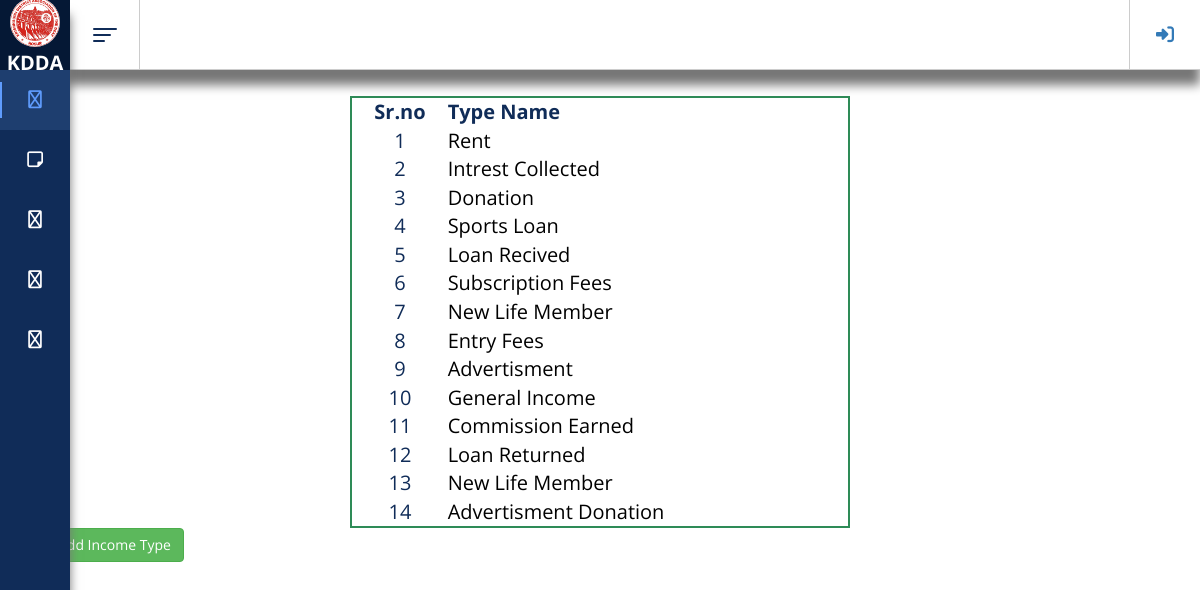
Page /income-type/ on the committed database.
### app/models.py (models this page shows)
class IncomeType(models.Model):
    typeid = models.IntegerField()
    typename = models.CharField(max_length=50,null=True,blank=True)

### app/views.py (the view)
# urls.py: path('income-type/',views.incometype,name='income-type'),
def incometype(request):
    context = {
        'incometypes':IncomeType.objects.all()
    }
    return render(request,'income-type.html',context)

### app/templates/income-type.html
{% extends 'base.html' %}
{% block content %}
<div class="container" style="margin-top:8%;">
    <div class="table-responsive">
      <table width="45%" style="margin:0 auto;border-collapse:collapse;border:2px solid seagreen;font-size:20px;padding:15px;">
        <thead>
          <tr>
              <th class="header" style="text-align: center;">Sr.no</th>
              <th class="amt">Type Name</th>
          </tr>
        </thead>
        <tbody>
          {% for incometype in incometypes %}
            <tr>
                <td scope="row" class="detail" style="text-align: center;">{{ incometype.typeid }}</td>
                <td><a href="{% url 'add-income' incomemode=incometype.typename %}" style="color: black;text-decoration:none;">{{ incometype.typename }}</a></td>
            </tr>
            {% endfor %}
        </tbody>
      </table>
    </div>
    <a href="{% url 'add-income-type' %}" class="btn btn-success">Add Income Type</a>
</div>
{% endblock %}

### app/templates/base.html (shortened to what this page needs)
{% load static %}
<!DOCTYPE html>
<html class=''>
<head>
  <link rel="stylesheet" href="https://stackpath.bootstrapcdn.com/bootstrap/4.5.2/css/bootstrap.min.css">
  <link rel='stylesheet prefetch' href='https://cdnjs.cloudflare.com/ajax/libs/normalize/5.0.0/normalize.min.css'><link rel='stylesheet prefetch' href='https://cdnjs.cloudflare.com/ajax/libs/twitter-bootstrap/3.3.7/css/bootstrap.min.css'><link rel='stylesheet prefetch' href='https://cdnjs.cloudflare.com/ajax/libs/animate.css/3.5.2/animate.min.css'>
  <link href="https://netdna.bootstrapcdn.com/bootstrap/3.0.0/css/bootstrap.min.css" rel="stylesheet" id="bootstrap-css">
  <link rel="stylesheet" href="{% static 'css/style.css' %}" type="text/css">
</head>
<body class="sidebar-is-reduced bg-white">
  <header class="l-header" style="box-shadow: 0 15px 10px#777;">
    <div class="l-header__inner clearfix">
      <div class="c-header-icon js-hamburger">
        <div class="hamburger-toggle"><span class="bar-top"></span><span class="bar-mid"></span><span class="bar-bot"></span></div>
      </div>
      <div class="header-icons-group">
        <div class="c-header-icon logout">
          {% if user.is_authenticated %}
          <a href="{% url 'logout' %}" class="nav-item nav-link">
          <i class="fa fa-sign-out" aria-hidden="true"></i></a>
          {% else %}
          <a href="{% url 'login' %}" class="nav-item nav-link">
          <i class="fa fa-sign-in" aria-hidden="true"></i></a>
        </div>
        {% endif %}
      </div>
    </div>
  </header>
  <div class="l-sidebar" style="box-shadow: 0 15px 10px #777;">
    <div class="logo">
      <div class="logo__txt " style="text-align: center;"><img src="{% static 'images/association.jpeg' %}" alt="logo" width="50" height="50" style="border-radius:50%;"><span style="font-size:20px;">KDDA</span></div>
    </div>
    <div class="l-sidebar__content">
      <nav class="c-menu js-menu">
        <ul class="u-list">
          <a href="{% url 'home' %}" style="text-decoration: none;color: white;"><li class="c-menu__item is-active" data-toggle="tooltip">
            <div class="c-menu__item__inner"><i class="fa fa-home"></i>
            </div>
          </li></a>
          <a href="{% url 'details' %}" style="text-decoration: none;color: white;"><li class="c-menu__item has-submenu" data-toggle="tooltip" title="Details">
            <div class="c-menu__item__inner"><i class="fa fa-sticky-note" aria-hidden="true"></i>
            </div>
          </li></a>
          <a href="{% url 'employee' %}" style="text-decoration: none;color: white;"><li class="c-menu__item has-submenu" data-toggle="tooltip" title="Bank">
            <div class="c-menu__item__inner"><i class="fa fa-users"></i>
            </div>
          </li></a>
          <a href="{% url 'opening' %}" style="text-decoration: none;color: white;"><li class="c-menu__item has-submenu" data-toggle="tooltip" title="Bank">
            <div class="c-menu__item__inner"><i class="fa fa-pencil"></i>
            </div>
          </li></a>
          <a href="{% url 'report' %}" style="text-decoration: none;color: white;"><li class="c-menu__item has-submenu" data-toggle="tooltip" title="Print Report">
            <div class="c-menu__item__inner"><i class="fa fa-print" aria-hidden="true"></i>
            </div>
          </li></a>
        </ul>
      </nav>
    </div>
  </div>
  {% block content %}
  {% endblock %}
</body>
</body>
</html>

### app/static/css/style.css (style rules this page uses)
html, body { height: 100%; width: 100%; }
body { margin: 0; padding: 0; font-family: "Open Sans"; font-size: 14px; font-weight: 400; overflow: hidden; background-color: #ececec; color: #102c58; }
* { -webkit-box-sizing: border-box; -moz-box-sizing: border-box; box-sizing: border-box; }
.u-list { margin: 0; padding: 0; list-style: none; }
.hamburger-toggle { position: relative; padding: 0; background: transparent; border: 1px solid transparent; cursor: pointer; order: 1; }
.hamburger-toggle [class*='bar-'] { display: block; background: #102c58; -webkit-transform: rotate(0deg); transform: rotate(0deg); -webkit-transition: .2s ease all; transition: .2s ease all; border-radius: 2px; height: 2px; width: 24px; margin-bottom: 4px; }
.hamburger-toggle [class*='bar-']:nth-child(2) { width: 18px; }
.hamburger-toggle [class*='bar-']:last-child { margin-bottom: 0; width: 12px; }
.header-icons-group { display: flex; order: 3; margin-left: auto; height: 100%; border-left: 1px solid #cccccc; }
.header-icons-group .c-header-icon:last-child { border-right: 0; }
.c-header-icon { position: relative; display: flex; float: left; width: 70px; height: 100%; align-items: center; justify-content: center; line-height: 1; cursor: pointer; border-right: 1px solid #cccccc; }
.c-header-icon i { font-size: 18px; line-height: 40px; }
.l-header { padding-left: 70px; position: fixed; top: 0; right: 0; z-index: 10; width: 100%; background: #ffffff; -webkit-transition: padding 0.5s ease-in-out; -moz-transition: padding 0.5s ease-in-out; -ms-transition: padding 0.5s ease-in-out; -o-transition: padding 0.5s ease-in-out; transition: padding 0.5s ease-in-out; }
.l-header__inner { height: 100%; width: 100%; display: flex; height: 70px; align-items: center; justify-content: stretch; border-bottom: 1px solid; border-color: #cccccc; }
.l-sidebar { width: 70px; position: absolute; z-index: 10; left: 0; top: 0; bottom: 0; background: #102c58; -webkit-transition: width 0.5s ease-in-out; -moz-transition: width 0.5s ease-in-out; -ms-transition: width 0.5s ease-in-out; -o-transition: width 0.5s ease-in-out; transition: width 0.5s ease-in-out; }
.l-sidebar .logo { width: 100%; height: 70px; display: flex; align-items: center; justify-content: center; background-color: #051835; }
.l-sidebar .logo { font-size: 26px; line-height: 1; color: #fff; text-align: center; font-weight: 700; }
.l-sidebar__content { height: 100%; position: relative; }
.c-menu > ul { display: flex; flex-direction: column; }
.c-menu > ul .c-menu__item { color: #fff; max-width: 100%; overflow: hidden; }
.c-menu > ul .c-menu__item__inner { display: flex; flex-direction: row; align-items: center; min-height: 60px; position: relative; cursor: pointer; -webkit-transition: all 0.5s ease-in-out; -moz-transition: all 0.5s ease-in-out; -ms-transition: all 0.5s ease-in-out; -o-transition: all 0.5s ease-in-out; transition: all 0.5s ease-in-out; }
.c-menu > ul .c-menu__item__inner:before { position: absolute; content: " "; height: 0; width: 2px; left: 0; top: 50%; margin-top: -18px; background-color: #5f9cfd; opacity: 0; -webkit-transition: all 0.5s ease-in-out; -moz-transition: all 0.5s ease-in-out; -ms-transition: all 0.5s ease-in-out; -o-transition: all 0.5s ease-in-out; transition: all 0.5s ease-in-out; }
.c-menu > ul .c-menu__item.is-active .c-menu__item__inner { border-left-color: #5f9cfd; background-color: #1e3e6f; }
.c-menu > ul .c-menu__item.is-active .c-menu__item__inner i { color: #5f9cfd; }
.c-menu > ul .c-menu__item.is-active .c-menu__item__inner:before { height: 36px; opacity: 1; }
.c-menu > ul .c-menu__item i { flex: 0 0 70px; font-size: 18px; font-weight: normal; text-align: center; -webkit-transition: all 0.5s ease-in-out; -moz-transition: all 0.5s ease-in-out; -ms-transition: all 0.5s ease-in-out; -o-transition: all 0.5s ease-in-out; transition: all 0.5s ease-in-out; }

### rows in the picture
IncomeType: typeid "1", typename "Rent"
IncomeType: typeid "2", typename "Intrest Collected"
IncomeType: typeid "3", typename "Donation"
IncomeType: typeid "4", typename "Sports Loan"
IncomeType: typeid "5", typename "Loan Recived"
IncomeType: typeid "6", typename "Subscription Fees"
IncomeType: typeid "7", typename "New Life Member"
IncomeType: typeid "8", typename "Entry Fees"
IncomeType: typeid "9", typename "Advertisment"
IncomeType: typeid "10", typename "General Income"
IncomeType: typeid "11", typename "Commission Earned"
IncomeType: typeid "12", typename "Loan Returned"
IncomeType: typeid "13", typename "New Life Member"
IncomeType: typeid "14", typename "Advertisment Donation"
